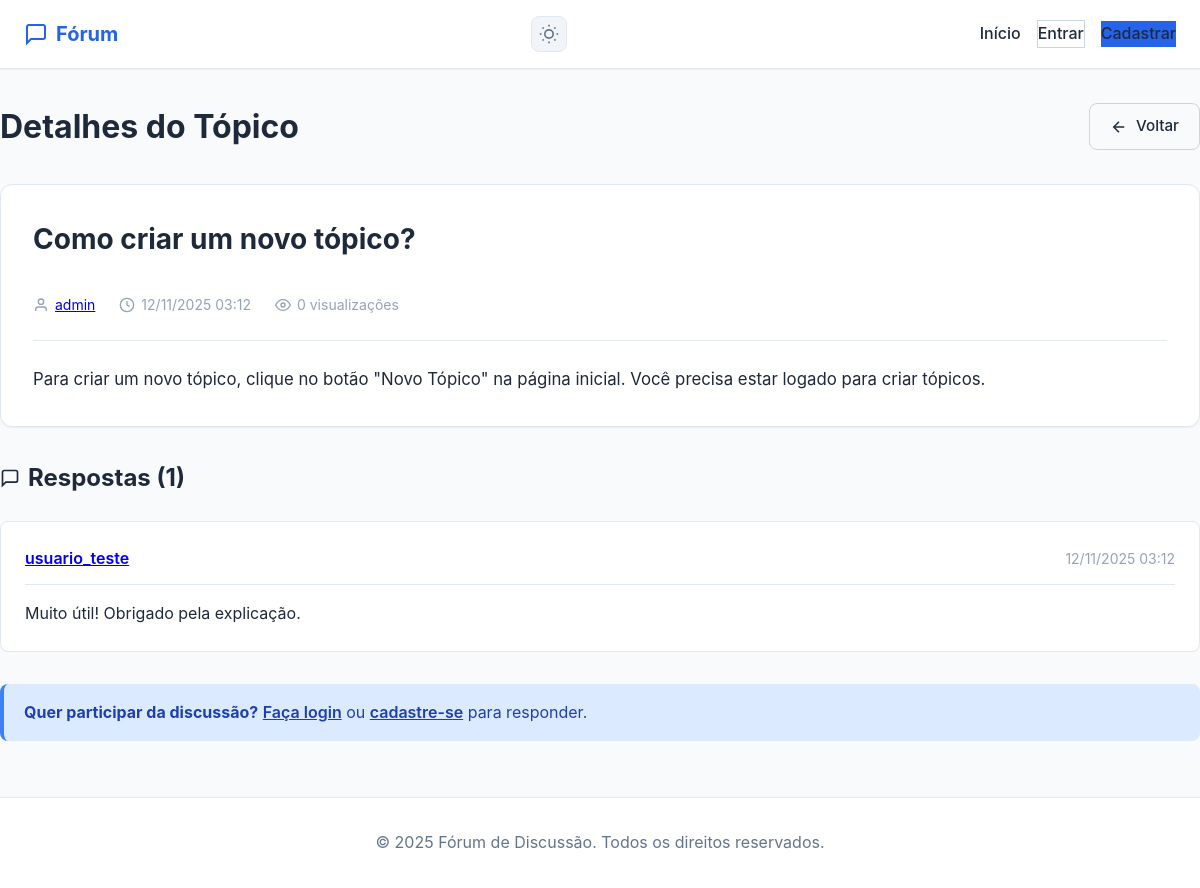
The page /topicos/ver.php?id=2 on the database its author committed.
### tables this page shows
CREATE TABLE topicos (
    id INT AUTO_INCREMENT PRIMARY KEY,
    id_usuario INT NOT NULL,
    titulo VARCHAR(200) NOT NULL,
    conteudo TEXT NOT NULL,
    visualizacoes INT DEFAULT 0,
    data_criacao DATETIME DEFAULT CURRENT_TIMESTAMP,
    FOREIGN KEY (id_usuario) REFERENCES usuarios(id) ON DELETE CASCADE,
    INDEX idx_data_criacao (data_criacao DESC),
    INDEX idx_usuario (id_usuario)
);

CREATE TABLE usuarios (
    id INT AUTO_INCREMENT PRIMARY KEY,
    nome_usuario VARCHAR(50) UNIQUE NOT NULL,
    email VARCHAR(100) UNIQUE NOT NULL,
    senha_hash VARCHAR(255) NOT NULL,
    data_cadastro DATETIME DEFAULT CURRENT_TIMESTAMP,
    INDEX idx_email (email),
    INDEX idx_nome_usuario (nome_usuario)
);

CREATE TABLE respostas (
    id INT AUTO_INCREMENT PRIMARY KEY,
    id_topico INT NOT NULL,
    id_usuario INT NOT NULL,
    conteudo TEXT NOT NULL,
    data_criacao DATETIME DEFAULT CURRENT_TIMESTAMP,
    FOREIGN KEY (id_topico) REFERENCES topicos(id) ON DELETE CASCADE,
    FOREIGN KEY (id_usuario) REFERENCES usuarios(id) ON DELETE CASCADE,
    INDEX idx_topico (id_topico),
    INDEX idx_data_criacao (data_criacao)
);

### config.php (called while the page is built, shortened)
<?php
function limparInput($data) {
    $data = trim($data);
    $data = stripslashes($data);
    $data = htmlspecialchars($data, ENT_QUOTES, 'UTF-8');
    return $data;
}
function estaLogado() {
    return isset($_SESSION['user_id']) && !empty($_SESSION['user_id']);
}
?>

### topicos/ver.php (the view, shortened to what this page needs)
<?php
require_once '../config.php';
$topico_id = intval($_GET['id']);
$conn = conectarDB();
$stmt = $conn->prepare("SELECT t.*, u.nome_usuario
                        FROM topicos t
                        INNER JOIN usuarios u ON t.id_usuario = u.id
                        WHERE t.id = ?");
$stmt->bind_param("i", $topico_id);
$stmt->execute();
$resultado = $stmt->get_result();
$topico = $resultado->fetch_assoc();
$stmt = $conn->prepare("SELECT r.*, u.nome_usuario
                        FROM respostas r
                        INNER JOIN usuarios u ON r.id_usuario = u.id
                        WHERE r.id_topico = ?
                        ORDER BY r.data_criacao ASC");
$stmt->bind_param("i", $topico_id);
$stmt->execute();
$respostas = $stmt->get_result();
$erro = '';
$sucesso = '';
include '../includes/header.php';
?>
<div class="page-header">
    <h1>Detalhes do Tópico</h1>
    <a href="/forum/index.php" class="btn btn-outline">
        <svg width="18" height="18" viewBox="0 0 24 24" fill="none" stroke="currentColor" stroke-width="2">
            <line x1="19" y1="12" x2="5" y2="12"></line>
            <polyline points="12 19 5 12 12 5"></polyline>
        </svg>
        Voltar
    </a>
</div>
<div class="topico-detalhe">
    <div class="topico-header">
        <div class="topico-header-content">
            <h2 id="topico-titulo-<?php echo $topico['id']; ?>"><?php echo limparInput($topico['titulo']); ?></h2>
        </div>
        <div class="topico-meta">
            <span class="autor">
                <svg width="16" height="16" viewBox="0 0 24 24" fill="none" stroke="currentColor" stroke-width="2">
                    <path d="M20 21v-2a4 4 0 0 0-4-4H8a4 4 0 0 0-4 4v2"></path>
                    <circle cx="12" cy="7" r="4"></circle>
                </svg>
                <a href="/forum/usuario/perfil.php?id=<?php echo $topico['id_usuario']; ?>">
                    <?php echo limparInput($topico['nome_usuario']); ?>
                </a>
            </span>
            <span class="data">
                <svg width="16" height="16" viewBox="0 0 24 24" fill="none" stroke="currentColor" stroke-width="2">
                    <circle cx="12" cy="12" r="10"></circle>
                    <polyline points="12 6 12 12 16 14"></polyline>
                </svg>
                <?php
                $data = new DateTime($topico['data_criacao']);
                echo $data->format('d/m/Y H:i');
                ?>
            </span>
            <span class="views">
                <svg width="16" height="16" viewBox="0 0 24 24" fill="none" stroke="currentColor" stroke-width="2">
                    <path d="M1 12s4-8 11-8 11 8 11 8-4 8-11 8-11-8-11-8z"></path>
                    <circle cx="12" cy="12" r="3"></circle>
                </svg>
                <?php echo $topico['visualizacoes']; ?> visualizações
            </span>
        </div>
    </div>
    <div class="topico-conteudo" id="topico-conteudo-<?php echo $topico['id']; ?>">
        <?php echo nl2br(limparInput($topico['conteudo'])); ?>
    </div>
</div>
<div class="respostas-secao">
    <h3>
        <svg width="20" height="20" viewBox="0 0 24 24" fill="none" stroke="currentColor" stroke-width="2">
            <path d="M21 15a2 2 0 0 1-2 2H7l-4 4V5a2 2 0 0 1 2-2h14a2 2 0 0 1 2 2z"></path>
        </svg>
        Respostas (<?php echo $respostas->num_rows; ?>)
    </h3>
    <?php if ($respostas->num_rows > 0): ?>
        <div class="respostas-lista">
            <?php while ($resposta = $respostas->fetch_assoc()):
            ?>
                <div class="resposta-card" id="resposta-<?php echo $resposta['id']; ?>">
                    <div class="resposta-header">
                        <span class="autor">
                            <a href="/forum/usuario/perfil.php?id=<?php echo $resposta['id_usuario']; ?>">
                                <?php echo limparInput($resposta['nome_usuario']); ?>
                            </a>
                        </span>
                        <div class="resposta-header-right">
                            <span class="data">
                                <?php
                                $data_resp = new DateTime($resposta['data_criacao']);
                                echo $data_resp->format('d/m/Y H:i');
                                ?>
                            </span>
                        </div>
                    </div>
                    <div class="resposta-conteudo" id="resposta-conteudo-<?php echo $resposta['id']; ?>">
                        <?php echo nl2br(limparInput($resposta['conteudo'])); ?>
                    </div>
                </div>
            <?php endwhile; ?>
        </div>
    <?php else: ?>
        <p class="sem-respostas">Nenhuma resposta ainda. Seja o primeiro a responder!</p>
    <?php endif; ?>
</div>
<?php if (estaLogado()): ?>
    <div class="responder-secao">
        <h3>Deixe sua resposta</h3>
        <?php if ($erro): ?>
            <div class="alert alert-error"><?php echo $erro; ?></div>
        <?php endif; ?>
        <?php if ($sucesso): ?>
            <div class="alert alert-success"><?php echo $sucesso; ?></div>
        <?php endif; ?>
        <form method="POST" action="" class="resposta-form">
            <div class="form-group">
                <textarea
                    id="conteudo_resposta"
                    name="conteudo_resposta"
                    rows="6"
                    placeholder="Digite sua resposta..."
                    required
                    minlength="5"
                ></textarea>
            </div>
            <button type="submit" class="btn btn-primary">
                <svg width="18" height="18" viewBox="0 0 24 24" fill="none" stroke="currentColor" stroke-width="2">
                    <line x1="22" y1="2" x2="11" y2="13"></line>
                    <polygon points="22 2 15 22 11 13 2 9 22 2"></polygon>
                </svg>
                Publicar Resposta
            </button>
        </form>
    </div>
<?php else: ?>
    <div class="alert alert-info">
        <strong>Quer participar da discussão?</strong>
        <a href="/forum/auth/login.php">Faça login</a> ou
        <a href="/forum/auth/registro.php">cadastre-se</a> para responder.
    </div>
<?php endif; ?>
<?php
include '../includes/footer.php';
?>

### assets/css/style.css (style rules this page uses)
* { margin: 0; padding: 0; box-sizing: border-box; }
:root { --primary: #2563eb; --primary-hover: #1d4ed8; --secondary: #64748b; --success: #10b981; --danger: #ef4444; --warning: #f59e0b; --info: #3b82f6; --bg-main: #f8fafc; --bg-card: #ffffff; --bg-hover: #f1f5f9; --text-primary: #1e293b; --text-secondary: #64748b; --text-light: #94a3b8; --border: #e2e8f0; --border-dark: #cbd5e1; --shadow-sm: 0 1px 2px 0 rgba(0, 0, 0, 0.05); --shadow-md: 0 4px 6px -1px rgba(0, 0, 0, 0.1); --shadow-lg: 0 10px 15px -3px rgba(0, 0, 0, 0.1); --radius-sm: 6px; --radius-md: 8px; --radius-lg: 12px; }
body { font-family: -apple-system, BlinkMacSystemFont, 'Segoe UI', Roboto, 'Helvetica Neue', Arial, sans-serif; background: var(--bg-main); color: var(--text-primary); line-height: 1.6; min-height: 100vh; display: flex; flex-direction: column; transition: background 0.3s, color 0.3s; }
.page-header { display: flex; justify-content: space-between; align-items: center; margin-bottom: 2rem; }
.page-header h1 { font-size: 2rem; color: var(--text-primary); }
.btn { display: inline-flex; align-items: center; gap: 0.5rem; padding: 0.625rem 1.25rem; font-size: 0.95rem; font-weight: 500; border-radius: var(--radius-md); border: none; cursor: pointer; text-decoration: none; transition: all 0.2s; }
.btn-outline { background: transparent; color: var(--text-primary); border: 1px solid var(--border-dark); }
.alert { padding: 1rem 1.25rem; border-radius: var(--radius-md); margin-bottom: 1.5rem; border-left: 4px solid; }
.alert-info { background: #dbeafe; border-color: var(--info); color: #1e40af; }
.alert a { color: inherit; font-weight: 600; text-decoration: underline; }
.topico-meta { display: flex; gap: 1.5rem; font-size: 0.875rem; color: var(--text-light); }
.topico-meta span { display: flex; align-items: center; gap: 0.375rem; }
.topico-detalhe { background: var(--bg-card); border: 1px solid var(--border); border-radius: var(--radius-lg); padding: 2rem; margin-bottom: 2rem; box-shadow: var(--shadow-sm); }
.topico-header { margin-bottom: 1.5rem; padding-bottom: 1.5rem; border-bottom: 1px solid var(--border); }
.topico-header h2 { font-size: 1.75rem; margin-bottom: 1rem; color: var(--text-primary); }
.topico-conteudo { font-size: 1.05rem; line-height: 1.7; color: var(--text-primary); }
.respostas-secao { margin-bottom: 2rem; }
.respostas-secao h3 { display: flex; align-items: center; gap: 0.5rem; margin-bottom: 1.5rem; font-size: 1.5rem; color: var(--text-primary); }
.respostas-lista { display: flex; flex-direction: column; gap: 1rem; }
.resposta-card { background: var(--bg-card); border: 1px solid var(--border); border-radius: var(--radius-md); padding: 1.5rem; }
.resposta-header { display: flex; justify-content: space-between; align-items: center; margin-bottom: 1rem; padding-bottom: 0.75rem; border-bottom: 1px solid var(--border); }
.resposta-header .autor { font-weight: 600; color: var(--primary); }
.resposta-header .data { font-size: 0.875rem; color: var(--text-light); }
.resposta-conteudo { color: var(--text-primary); line-height: 1.6; }
.topico-header-content { display: flex; justify-content: space-between; align-items: flex-start; width: 100%; margin-bottom: 1rem; }
.resposta-header-right { display: flex; align-items: center; gap: 0.75rem; }
.views { display: flex; align-items: center; gap: 0.375rem; }

### rows shown on the page
topicos: titulo "Como criar um novo tópico?", id_usuario.nome_usuario "admin", data_criacao "12/11/2025 03:12", visualizacoes "0", conteudo "Para criar um novo tópico, clique no botão \"Novo Tópico\" na página inicial. Você precisa estar logado para criar tópicos.", id_usuario "1"
respostas: id_usuario.nome_usuario "usuario_teste", data_criacao "12/11/2025 03:12", conteudo "Muito útil! Obrigado pela explicação."
